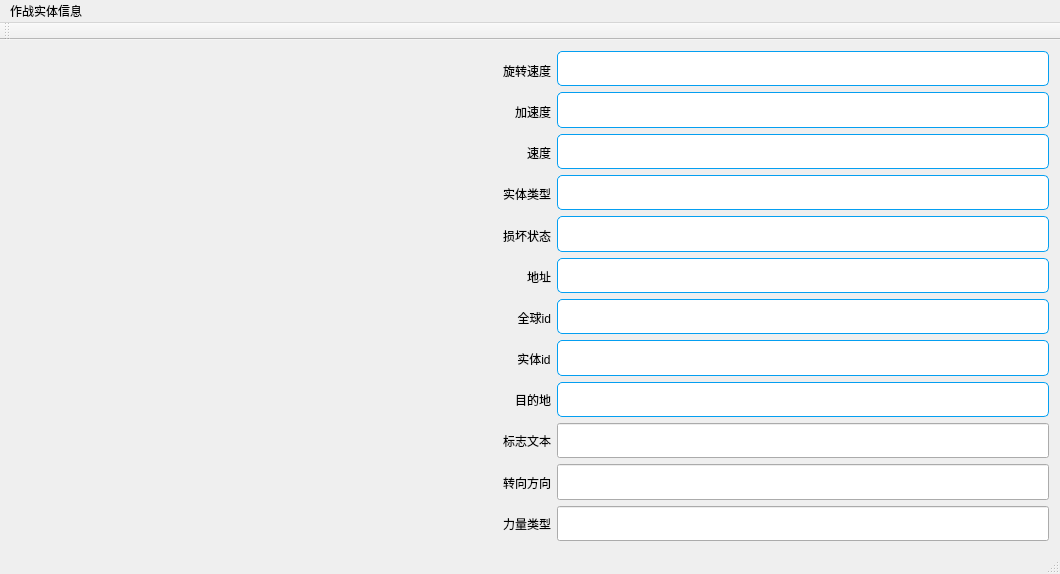
<?xml version="1.0" encoding="UTF-8"?>
<ui version="4.0">
 <class>disClass</class>
 <widget class="QMainWindow" name="disClass">
  <property name="geometry">
   <rect>
    <x>0</x>
    <y>0</y>
    <width>1060</width>
    <height>574</height>
   </rect>
  </property>
  <property name="windowTitle">
   <string>dis</string>
  </property>
  <property name="styleSheet">
   <string notr="true"/>
  </property>
  <widget class="QWidget" name="centralWidget">
   <layout class="QHBoxLayout" name="horizontalLayout" stretch="1,1,1">
    <item>
     <layout class="QVBoxLayout" name="verticalLayout_4">
      <property name="spacing">
       <number>7</number>
      </property>
      <property name="sizeConstraint">
       <enum>QLayout::SetFixedSize</enum>
      </property>
      <property name="leftMargin">
       <number>80</number>
      </property>
      <property name="rightMargin">
       <number>160</number>
      </property>
     </layout>
    </item>
    <item>
     <layout class="QVBoxLayout" name="_2">
      <property name="topMargin">
       <number>2</number>
      </property>
      <item>
       <widget class="QLabel" name="label_1">
        <property name="sizePolicy">
         <sizepolicy hsizetype="Fixed" vsizetype="Preferred">
          <horstretch>0</horstretch>
          <verstretch>0</verstretch>
         </sizepolicy>
        </property>
        <property name="layoutDirection">
         <enum>Qt::RightToLeft</enum>
        </property>
        <property name="text">
         <string>旋转速度</string>
        </property>
        <property name="alignment">
         <set>Qt::AlignRight|Qt::AlignTrailing|Qt::AlignVCenter</set>
        </property>
       </widget>
      </item>
      <item>
       <widget class="QLabel" name="label_2">
        <property name="sizePolicy">
         <sizepolicy hsizetype="Fixed" vsizetype="Preferred">
          <horstretch>0</horstretch>
          <verstretch>0</verstretch>
         </sizepolicy>
        </property>
        <property name="layoutDirection">
         <enum>Qt::RightToLeft</enum>
        </property>
        <property name="text">
         <string>加速度</string>
        </property>
        <property name="alignment">
         <set>Qt::AlignRight|Qt::AlignTrailing|Qt::AlignVCenter</set>
        </property>
       </widget>
      </item>
      <item>
       <widget class="QLabel" name="label_3">
        <property name="sizePolicy">
         <sizepolicy hsizetype="Fixed" vsizetype="Preferred">
          <horstretch>0</horstretch>
          <verstretch>0</verstretch>
         </sizepolicy>
        </property>
        <property name="layoutDirection">
         <enum>Qt::RightToLeft</enum>
        </property>
        <property name="text">
         <string>速度</string>
        </property>
        <property name="alignment">
         <set>Qt::AlignRight|Qt::AlignTrailing|Qt::AlignVCenter</set>
        </property>
       </widget>
      </item>
      <item>
       <widget class="QLabel" name="label_4">
        <property name="sizePolicy">
         <sizepolicy hsizetype="Fixed" vsizetype="Preferred">
          <horstretch>0</horstretch>
          <verstretch>0</verstretch>
         </sizepolicy>
        </property>
        <property name="layoutDirection">
         <enum>Qt::RightToLeft</enum>
        </property>
        <property name="text">
         <string>实体类型</string>
        </property>
        <property name="alignment">
         <set>Qt::AlignRight|Qt::AlignTrailing|Qt::AlignVCenter</set>
        </property>
       </widget>
      </item>
      <item>
       <widget class="QLabel" name="label_5">
        <property name="sizePolicy">
         <sizepolicy hsizetype="Fixed" vsizetype="Preferred">
          <horstretch>0</horstretch>
          <verstretch>0</verstretch>
         </sizepolicy>
        </property>
        <property name="layoutDirection">
         <enum>Qt::RightToLeft</enum>
        </property>
        <property name="text">
         <string>损坏状态</string>
        </property>
        <property name="alignment">
         <set>Qt::AlignRight|Qt::AlignTrailing|Qt::AlignVCenter</set>
        </property>
       </widget>
      </item>
      <item>
       <widget class="QLabel" name="label_6">
        <property name="sizePolicy">
         <sizepolicy hsizetype="Fixed" vsizetype="Preferred">
          <horstretch>0</horstretch>
          <verstretch>0</verstretch>
         </sizepolicy>
        </property>
        <property name="layoutDirection">
         <enum>Qt::RightToLeft</enum>
        </property>
        <property name="text">
         <string>地址</string>
        </property>
        <property name="alignment">
         <set>Qt::AlignRight|Qt::AlignTrailing|Qt::AlignVCenter</set>
        </property>
       </widget>
      </item>
      <item>
       <widget class="QLabel" name="label_7">
        <property name="sizePolicy">
         <sizepolicy hsizetype="Fixed" vsizetype="Preferred">
          <horstretch>0</horstretch>
          <verstretch>0</verstretch>
         </sizepolicy>
        </property>
        <property name="layoutDirection">
         <enum>Qt::RightToLeft</enum>
        </property>
        <property name="text">
         <string>全球id</string>
        </property>
        <property name="alignment">
         <set>Qt::AlignRight|Qt::AlignTrailing|Qt::AlignVCenter</set>
        </property>
       </widget>
      </item>
      <item>
       <widget class="QLabel" name="label_8">
        <property name="sizePolicy">
         <sizepolicy hsizetype="Fixed" vsizetype="Preferred">
          <horstretch>0</horstretch>
          <verstretch>0</verstretch>
         </sizepolicy>
        </property>
        <property name="layoutDirection">
         <enum>Qt::RightToLeft</enum>
        </property>
        <property name="text">
         <string>实体id</string>
        </property>
        <property name="alignment">
         <set>Qt::AlignCenter</set>
        </property>
       </widget>
      </item>
      <item>
       <widget class="QLabel" name="label_9">
        <property name="sizePolicy">
         <sizepolicy hsizetype="Fixed" vsizetype="Preferred">
          <horstretch>0</horstretch>
          <verstretch>0</verstretch>
         </sizepolicy>
        </property>
        <property name="layoutDirection">
         <enum>Qt::RightToLeft</enum>
        </property>
        <property name="text">
         <string>目的地</string>
        </property>
        <property name="alignment">
         <set>Qt::AlignRight|Qt::AlignTrailing|Qt::AlignVCenter</set>
        </property>
       </widget>
      </item>
      <item>
       <widget class="QLabel" name="label_10">
        <property name="sizePolicy">
         <sizepolicy hsizetype="Fixed" vsizetype="Preferred">
          <horstretch>0</horstretch>
          <verstretch>0</verstretch>
         </sizepolicy>
        </property>
        <property name="layoutDirection">
         <enum>Qt::RightToLeft</enum>
        </property>
        <property name="text">
         <string>标志文本</string>
        </property>
       </widget>
      </item>
      <item>
       <widget class="QLabel" name="label_11">
        <property name="sizePolicy">
         <sizepolicy hsizetype="Fixed" vsizetype="Preferred">
          <horstretch>0</horstretch>
          <verstretch>0</verstretch>
         </sizepolicy>
        </property>
        <property name="layoutDirection">
         <enum>Qt::RightToLeft</enum>
        </property>
        <property name="text">
         <string>转向方向</string>
        </property>
       </widget>
      </item>
      <item>
       <widget class="QLabel" name="label">
        <property name="sizePolicy">
         <sizepolicy hsizetype="Fixed" vsizetype="Preferred">
          <horstretch>0</horstretch>
          <verstretch>0</verstretch>
         </sizepolicy>
        </property>
        <property name="layoutDirection">
         <enum>Qt::RightToLeft</enum>
        </property>
        <property name="text">
         <string>力量类型</string>
        </property>
       </widget>
      </item>
     </layout>
    </item>
    <item>
     <layout class="QVBoxLayout" name="verticalLayout">
      <item>
       <widget class="QLineEdit" name="lineEdit_1">
        <property name="sizePolicy">
         <sizepolicy hsizetype="Minimum" vsizetype="Preferred">
          <horstretch>0</horstretch>
          <verstretch>0</verstretch>
         </sizepolicy>
        </property>
        <property name="minimumSize">
         <size>
          <width>0</width>
          <height>21</height>
         </size>
        </property>
        <property name="styleSheet">
         <string notr="true">border-radius:5px;
border:1px solid #049ff1;</string>
        </property>
       </widget>
      </item>
      <item>
       <widget class="QLineEdit" name="lineEdit_2">
        <property name="sizePolicy">
         <sizepolicy hsizetype="Minimum" vsizetype="Preferred">
          <horstretch>0</horstretch>
          <verstretch>0</verstretch>
         </sizepolicy>
        </property>
        <property name="styleSheet">
         <string notr="true">border-radius:5px;
border:1px solid #049ff1;</string>
        </property>
       </widget>
      </item>
      <item>
       <widget class="QLineEdit" name="lineEdit_3">
        <property name="sizePolicy">
         <sizepolicy hsizetype="Minimum" vsizetype="Preferred">
          <horstretch>0</horstretch>
          <verstretch>0</verstretch>
         </sizepolicy>
        </property>
        <property name="styleSheet">
         <string notr="true">border-radius:5px;
border:1px solid #049ff1;</string>
        </property>
       </widget>
      </item>
      <item>
       <widget class="QLineEdit" name="lineEdit_4">
        <property name="sizePolicy">
         <sizepolicy hsizetype="Minimum" vsizetype="Preferred">
          <horstretch>0</horstretch>
          <verstretch>0</verstretch>
         </sizepolicy>
        </property>
        <property name="styleSheet">
         <string notr="true">border-radius:5px;
border:1px solid #049ff1;</string>
        </property>
       </widget>
      </item>
      <item>
       <widget class="QLineEdit" name="lineEdit_5">
        <property name="sizePolicy">
         <sizepolicy hsizetype="Minimum" vsizetype="Preferred">
          <horstretch>0</horstretch>
          <verstretch>0</verstretch>
         </sizepolicy>
        </property>
        <property name="styleSheet">
         <string notr="true">border-radius:5px;
border:1px solid #049ff1;</string>
        </property>
       </widget>
      </item>
      <item>
       <widget class="QLineEdit" name="lineEdit_6">
        <property name="sizePolicy">
         <sizepolicy hsizetype="Minimum" vsizetype="Preferred">
          <horstretch>0</horstretch>
          <verstretch>0</verstretch>
         </sizepolicy>
        </property>
        <property name="styleSheet">
         <string notr="true">border-radius:5px;
border:1px solid #049ff1;</string>
        </property>
       </widget>
      </item>
      <item>
       <widget class="QLineEdit" name="lineEdit_7">
        <property name="sizePolicy">
         <sizepolicy hsizetype="Minimum" vsizetype="Preferred">
          <horstretch>0</horstretch>
          <verstretch>0</verstretch>
         </sizepolicy>
        </property>
        <property name="styleSheet">
         <string notr="true">border-radius:5px;
border:1px solid #049ff1;</string>
        </property>
       </widget>
      </item>
      <item>
       <widget class="QLineEdit" name="lineEdit_8">
        <property name="sizePolicy">
         <sizepolicy hsizetype="Minimum" vsizetype="Preferred">
          <horstretch>0</horstretch>
          <verstretch>0</verstretch>
         </sizepolicy>
        </property>
        <property name="styleSheet">
         <string notr="true">border-radius:5px;
border:1px solid #049ff1;</string>
        </property>
       </widget>
      </item>
      <item>
       <widget class="QLineEdit" name="lineEdit_9">
        <property name="sizePolicy">
         <sizepolicy hsizetype="Minimum" vsizetype="Preferred">
          <horstretch>0</horstretch>
          <verstretch>0</verstretch>
         </sizepolicy>
        </property>
        <property name="styleSheet">
         <string notr="true">border-radius:5px;
border:1px solid #049ff1;</string>
        </property>
       </widget>
      </item>
      <item>
       <widget class="QLineEdit" name="lineEdit_10">
        <property name="sizePolicy">
         <sizepolicy hsizetype="Expanding" vsizetype="Preferred">
          <horstretch>0</horstretch>
          <verstretch>0</verstretch>
         </sizepolicy>
        </property>
       </widget>
      </item>
      <item>
       <widget class="QLineEdit" name="lineEdit_11">
        <property name="sizePolicy">
         <sizepolicy hsizetype="Expanding" vsizetype="Preferred">
          <horstretch>0</horstretch>
          <verstretch>0</verstretch>
         </sizepolicy>
        </property>
       </widget>
      </item>
      <item>
       <widget class="QLineEdit" name="lineEdit_12">
        <property name="sizePolicy">
         <sizepolicy hsizetype="Expanding" vsizetype="Preferred">
          <horstretch>0</horstretch>
          <verstretch>0</verstretch>
         </sizepolicy>
        </property>
       </widget>
      </item>
     </layout>
    </item>
   </layout>
  </widget>
  <widget class="QMenuBar" name="menuBar">
   <property name="geometry">
    <rect>
     <x>0</x>
     <y>0</y>
     <width>1060</width>
     <height>26</height>
    </rect>
   </property>
   <widget class="QMenu" name="menu">
    <property name="title">
     <string>作战实体信息</string>
    </property>
    <addaction name="separator"/>
   </widget>
   <addaction name="menu"/>
  </widget>
  <widget class="QStatusBar" name="statusBar"/>
  <widget class="QToolBar" name="toolBar">
   <property name="windowTitle">
    <string>toolBar</string>
   </property>
   <attribute name="toolBarArea">
    <enum>TopToolBarArea</enum>
   </attribute>
   <attribute name="toolBarBreak">
    <bool>false</bool>
   </attribute>
  </widget>
  <action name="file">
   <property name="checkable">
    <bool>true</bool>
   </property>
   <property name="text">
    <string>文件</string>
   </property>
   <property name="toolTip">
    <string>文件</string>
   </property>
  </action>
 </widget>
 <layoutdefault spacing="6" margin="11"/>
 <resources>
  <include location="dis.qrc"/>
 </resources>
 <connections/>
</ui>
